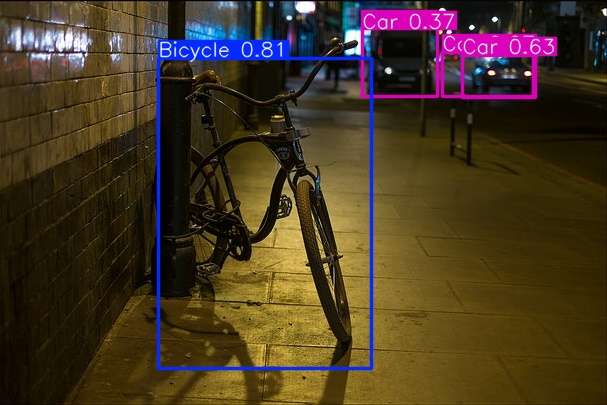
#> input picture ultralytics/datasets/exdark/images/77.8/2015_00060.jpg, 607 x 405 px
$ python irmask.py --infile ../../datasets/exdark/images/77.8/2015_00060.jpg
#> lines starting #> are read from the running program, lines starting #| are printed output that depends on the picture; after the words box and inside, x2 and y2 are one past the last pixel; in counts of white or black regions, pixels touching at a corner belong together


import os
import argparse
import numpy as np
import cv2
from skimage import filters, morphology, measure, img_as_float
from scipy import sparse
from scipy.sparse.linalg import cg, spsolve
import matplotlib.pyplot as plt


# ---------- 工具函数 ----------
def read_gray(path):
    """读取灰度图像"""
    img = cv2.imread(path, cv2.IMREAD_GRAYSCALE)
    if img is None:
        raise FileNotFoundError(path)
    return img.astype(np.float32)


def normalize01(x):
    """将数组归一化到 [0, 1] 区间"""
    x = x.astype(np.float64)
    return (x - x.min()) / (x.max() - x.min() + 1e-12)


def gaussian_smooth(img, ksz=7, sigma=0):
    """高斯平滑"""
    return cv2.GaussianBlur(img, (ksz, ksz), sigma)


# ---------- 高温点提取 (新功能) ----------
def find_all_hot_points(img, percentile=95):
    """
    根据百分位阈值找到所有高温点。

    参数:
    img: 灰度图像 (uint8 或 float)
    percentile: 用于二值化的阈值百分位 (例如, 95)

    返回:
    hot_mask: 一个二值掩码，其中所有高温点的值为1，其余为0。
    """
    # 归一化以便稳定使用百分位
    I = normalize01(img)
    thr = np.percentile(I, percentile)
    hot_mask = (I >= thr).astype(np.uint8)

    # 可选：使用形态学开运算去除小的噪声点
    hot_mask = morphology.opening(hot_mask, morphology.disk(1))

    return hot_mask


# ---------- 构建加权拉普拉斯矩阵 ----------
def build_weighted_laplacian_from_k(k):
    """根据扩散系数场 k(x) 构建加权拉普拉斯矩阵"""
    H, W = k.shape
    N = H * W
    inds = np.arange(N).reshape(H, W)
    rows = []
    cols = []
    vals = []
    # 连接右侧和下方的邻居，然后对称化
    for dy, dx in [(0, 1), (1, 0)]:
        if dx == 1:
            i1 = inds[:, :-1];
            i2 = inds[:, 1:]
            k1 = k[:, :-1];
            k2 = k[:, 1:]
        else:
            i1 = inds[:-1, :];
            i2 = inds[1:, :]
            k1 = k[:-1, :];
            k2 = k[1:, :]
        kij = 0.5 * (k1 + k2)
        i1f = i1.ravel();
        i2f = i2.ravel();
        kijf = kij.ravel()
        rows.extend(i1f.tolist());
        cols.extend(i2f.tolist());
        vals.extend((-kijf).tolist())
        rows.extend(i2f.tolist());
        cols.extend(i1f.tolist());
        vals.extend((-kijf).tolist())
    Wmat = sparse.coo_matrix((vals, (rows, cols)), shape=(N, N)).tocsr()
    diag = -Wmat.sum(axis=1).A1
    L = Wmat + sparse.diags(diag)
    return L


# ---------- PDE 稳态求解器 (已修改) ----------
def solve_steady_state(T, hot_mask, K=0.06, lam=1e-4, solver_tol=1e-6, use_cg=True):
    """
    求解热扩散方程的稳态解。

    参数:
    T: 原始灰度图像 (float)
    hot_mask: (H,W) 的二值掩码，表示热源位置

    返回:
    u: 归一化的结果掩码 (H,W)
    k: 扩散系数图 k(x)
    """
    Tn = normalize01(T)
    H, W = Tn.shape
    gx = filters.sobel_h(Tn)
    gy = filters.sobel_v(Tn)
    grad = np.hypot(gx, gy)
    gnorm = normalize01(grad)
    k = np.exp(- (gnorm / (K + 1e-12)) ** 2)  # Perona-Malik 风格扩散系数

    L = build_weighted_laplacian_from_k(k)
    N = H * W

    # 热源 b 现在是 hot_mask 中的所有点
    # 热源的强度可以与该点的原始温度成正比，以获得更自然的效果
    b = (hot_mask.ravel() * Tn.ravel()).astype(np.float64)
    b[b > 0] += 1e-9  # 确保热源不为零

    A = L + lam * sparse.identity(N)

    # 尝试使用共轭梯度法 (CG)，失败则回退到直接求解法
    try:
        if use_cg:
            u_flat, info = cg(A, b, tol=solver_tol, maxiter=2000)
            if info != 0:
                print("CG solver did not converge, falling back to direct solver.")
                u_flat = spsolve(A.tocsr(), b)
        else:
            u_flat = spsolve(A.tocsr(), b)
    except Exception as e:
        print(f"Solver failed with error: {e}. Falling back to direct solver.")
        u_flat = spsolve(A.tocsr(), b)

    u = u_flat.reshape(H, W)
    u = normalize01(u)
    return u, k


# ---------- 径向高斯基线 ----------
def radial_gaussian_mask(T, seed=None, sigma_pixels=None, temp_power=1.0):
    """生成一个径向高斯掩码作为对比基线"""
    Tn = normalize01(T)
    H, W = Tn.shape
    if seed is None:
        # 如果未提供种子，则使用图像中最亮的点
        idx = np.unravel_index(np.argmax(Tn), Tn.shape)
        y0, x0 = idx
    else:
        y0, x0 = seed
    if sigma_pixels is None:
        sigma_pixels = max(1.0, min(H, W) / 6.0)
    ys = np.arange(H)[:, None]
    xs = np.arange(W)[None, :]
    d2 = (ys - y0) ** 2 + (xs - x0) ** 2
    mask = np.exp(-d2 / (2.0 * (sigma_pixels ** 2)))
    if temp_power != 0:
        mask *= (Tn ** temp_power)
    mask = normalize01(mask)
    return mask


# ---------- 可视化辅助函数 ----------
def save_overlay_gray_with_colormap(gray, mask, outpath, alpha=0.6, cmap='jet'):
    """将掩码以彩色图谱叠加到灰度图上并保存"""
    bg = normalize01(gray)
    bg_rgb = np.stack([bg, bg, bg], axis=-1)
    cmap_m = plt.get_cmap(cmap)
    mask_rgba = cmap_m(mask)
    mask_rgb = mask_rgba[..., :3]
    overlay = (1 - alpha) * bg_rgb + alpha * mask_rgb
    overlay = (overlay * 255).astype(np.uint8)
    overlay_bgr = cv2.cvtColor(overlay, cv2.COLOR_RGB2BGR)
    cv2.imwrite(outpath, overlay_bgr)


# ---------- 主流程 (已修改) ----------
def main(args):
    img = read_gray(args.infile)
    if args.max_dim is not None:
        # 可选：调整图像大小以加快处理速度
        h, w = img.shape
#> h = 405; w = 607
        scale = min(args.max_dim / max(h, w), 1.0)
#> scale = 0.843
        if scale < 1.0:
            img = cv2.resize(img, (int(w * scale), int(h * scale)), interpolation=cv2.INTER_AREA)
#> img: shape (341, 512) float32

    # 预处理：高斯平滑
    img_s = gaussian_smooth(img, ksz=args.gauss_ksz, sigma=0)
#> in gaussian_smooth, `return cv2.GaussianBlur(img, (ksz, ksz), sigma)`:
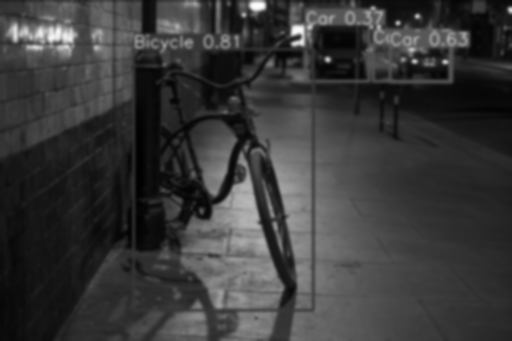
#> returned value: shape (341, 512) float32; min 1.06, max 252.7, mean 57.8

    # 1. 寻找所有高温点，生成一个二值掩码
    hot_mask = find_all_hot_points(img_s, percentile=args.percentile)
#> in find_all_hot_points, `thr = np.percentile(I, percentile)`: thr = 0.509
#> in find_all_hot_points, `hot_mask = (I >= thr).astype(np.uint8)`: hot_mask: shape (341, 512); values 0 (black) and 1 (white), 5% white; 69 white regions (29 under 20 px), largest, box (x1, y1, x2, y2) and area: (214, 172, 269, 256) 2265, (273, 157, 309, 232) 1417, (8, 23, 77, 56) 1097
#> in find_all_hot_points, `hot_mask = morphology.opening(hot_mask, morphology.disk(1))`:
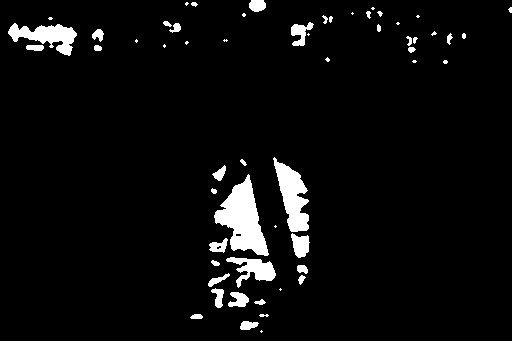
#> hot_mask: shape (341, 512); values 0 (black) and 1 (white), 4.7% white; 57 white regions (20 under 20 px), largest, box (x1, y1, x2, y2) and area: (214, 174, 269, 256) 2251, (273, 157, 309, 232) 1412, (8, 23, 77, 56) 1089
    num_hot_pixels = np.sum(hot_mask)
#> num_hot_pixels = 8254
    print(f"已找到 {num_hot_pixels} 个高温像素点作为热源。")
#| 已找到 8254 个高温像素点作为热源。

    if num_hot_pixels == 0:
        print("在当前百分位阈值下未找到高温点，请尝试降低 --percentile 的值。")
        return

    # 2. 以所有高温点为热源，求解PDE稳态解
    u, kmap = solve_steady_state(img_s, hot_mask, K=args.K, lam=args.lam, solver_tol=args.solver_tol,
                                 use_cg=not args.force_direct)
#> in solve_steady_state, `gy = filters.sobel_v(Tn)`:
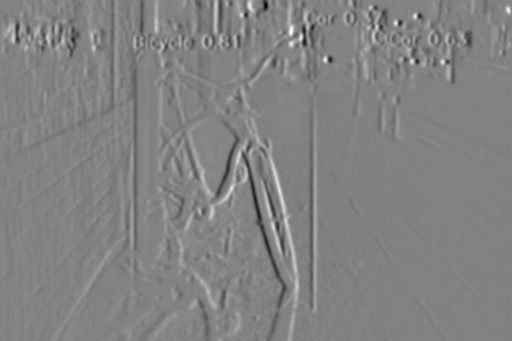
#> gy: shape (341, 512) float64; min -0.41, max 0.391, mean -1.33e-06; drawn with min black and max white
#> the loop in build_weighted_laplacian_from_k, `for dy, dx in [(0, 1), (1, 0)]:` made 2 passes
#> pass 2, in build_weighted_laplacian_from_k, `k1 = k[:-1, :];`:
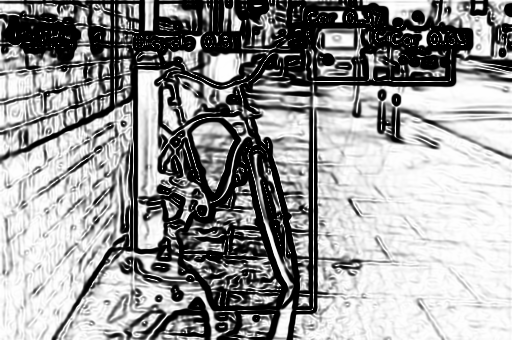
#> k1: shape (340, 512) float64; min 2.3e-121, max 1, mean 0.593
#> after the loop in build_weighted_laplacian_from_k, `for dy, dx in [(0, 1), (1, 0)]:`: cols = 696662 items

    os.makedirs(args.out_dir, exist_ok=True)

    # 保存扩散后的掩码
    mask_path = os.path.join(args.out_dir, "pde_diffusion_mask.png")
    cv2.imwrite(mask_path, (u * 255).astype(np.uint8))
    print(f"已将扩散掩码保存至: {mask_path}")

    # 保存叠加后的图像
    overlay_path = os.path.join(args.out_dir, "pde_diffusion_overlay.png")
    save_overlay_gray_with_colormap(img_s, u, overlay_path, alpha=args.alpha, cmap='jet')
    print(f"已将叠加图像保存至: {overlay_path}")

    # 生成并保存径向高斯基线作为对比
    # 使用图像中最亮的一个点作为高斯中心
    y0, x0 = np.unravel_index(np.argmax(img_s), img_s.shape)
#> y0 = 5; x0 = 258
    radial = radial_gaussian_mask(img_s, seed=(y0, x0), sigma_pixels=args.radial_sigma,
                                  temp_power=args.radial_temp_power)
#> in radial_gaussian_mask, `y0, x0 = seed`: y0 = 5; x0 = 258
#> in radial_gaussian_mask, `d2 = (ys - y0) ** 2 + (xs - x0) ** 2`:
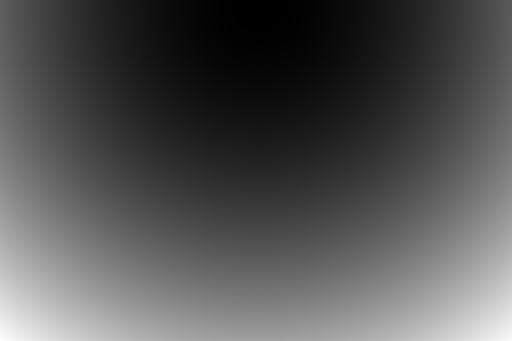
#> d2: shape (341, 512) int64; min 0, max 178789, mean 58766.5; drawn with min black and max white
    radial_path = os.path.join(args.out_dir, "radial_baseline_overlay.png")
    save_overlay_gray_with_colormap(img_s, radial, radial_path, alpha=args.alpha, cmap='jet')
#> call 2 of save_overlay_gray_with_colormap, with outpath = './out/radial_baseline_overlay.png', alpha = 0.6, cmap = 'jet'
#> in save_overlay_gray_with_colormap (call 2), `mask_rgba = cmap_m(mask)`:
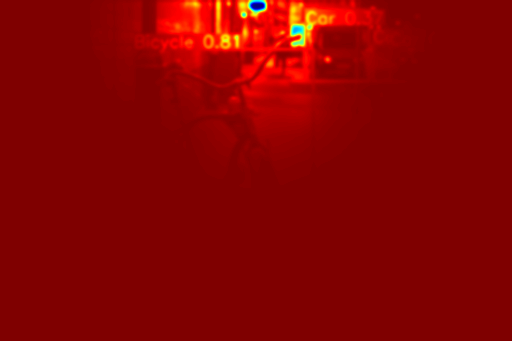
#> mask_rgba: shape (341, 512, 4) float64; mean of channels 0, 1, 2, 3 0.00165, 0.00985, 0.541, 1; drawn as B, G, R
#> in save_overlay_gray_with_colormap (call 2), `overlay = (1 - alpha) * bg_rgb + alpha * mask_rgb`:
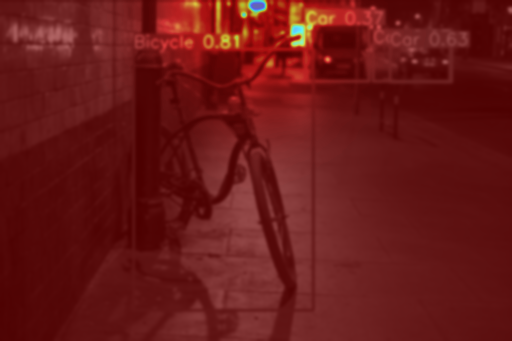
#> overlay: shape (341, 512, 3) float64; mean of channels 0, 1, 2 0.0911, 0.0961, 0.415; drawn as B, G, R
    print(f"已将径向基线图像保存至: {radial_path}")

    # 可选：保存扩散系数 k 图的可视化结果
    kvis = normalize01(kmap)
    cv2.imwrite(os.path.join(args.out_dir, "k_map.png"), (kvis * 255).astype(np.uint8))

    print("\n--- 使用建议 ---")
    print("如果掩码扩散范围太小，请尝试增大 --K 的值或降低 --percentile。")
    print("如果掩码扩散范围太大或“泄露”到背景，请尝试减小 --K 的值或提高 --percentile。")


if __name__ == "__main__":
    p = argparse.ArgumentParser(description="从红外图像生成热扩散掩码")
    p.add_argument("--infile", type=str, required=True, help="输入的灰度红外图像路径")
    p.add_argument("--out_dir", type=str, default="./out", help="输出结果的文件夹路径")
    p.add_argument("--percentile", type=float, default=95.0, help="用于确定高温点的亮度百分位阈值")
    p.add_argument("--K", type=float, default=0.06, help="Perona-Malik 扩散系数K (值越小，对边缘的阻挡效应越强)")
    p.add_argument("--lam", type=float, default=1e-4, help="正则化项 A = L + lam*I 的系数")
    p.add_argument("--solver_tol", type=float, default=1e-6, help="求解器的容忍度")
    p.add_argument("--gauss_ksz", type=int, default=7, help="预处理高斯平滑的核大小")
    p.add_argument("--alpha", type=float, default=0.6, help="叠加图像的透明度")
    p.add_argument("--max_dim", type=int, default=512, help="处理图像的最大尺寸 (若大于此值则会缩放)")
    p.add_argument("--radial_sigma", type=float, default=None, help="径向高斯基线的 sigma (像素)")
    p.add_argument("--radial_temp_power", type=float, default=1.0, help="径向高斯基线中温度项的幂")
    p.add_argument("--force_direct", action='store_true', help="强制使用直接求解器 (spsolve) 而不是共轭梯度法 (CG)")

    args = p.parse_args()
    main(args)

$ run again, on ultralytics/datasets/exdark/images/77.8/2015_00130.jpg
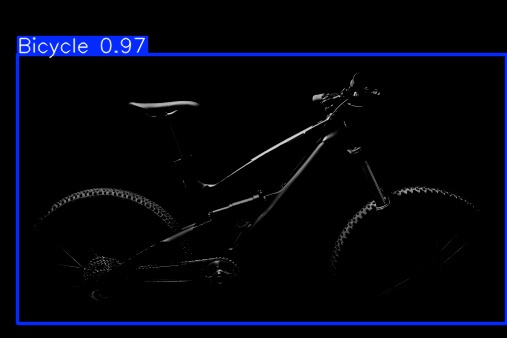
#> input picture ultralytics/datasets/exdark/images/77.8/2015_00130.jpg, 507 x 338 px
#> thr = 0.227
#> in find_all_hot_points, `hot_mask = morphology.opening(hot_mask, morphology.disk(1))`:
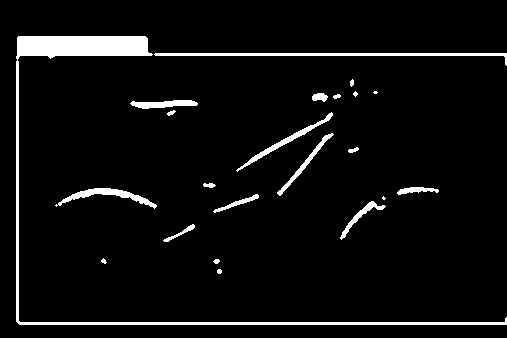
#> hot_mask: shape (338, 507); values 0 (black) and 1 (white), 5.3% white; 22 white regions (3 under 20 px), largest, box (x1, y1, x2, y2) and area: (16, 36, 507, 325) 4914, (154, 53, 507, 66) 1077, (55, 188, 157, 209) 595
#> num_hot_pixels = 9004
#| 已找到 9004 个高温像素点作为热源。
#> after the loop in build_weighted_laplacian_from_k, `for dy, dx in [(0, 1), (1, 0)]:`: cols = 683774 items
#> in main, `y0, x0 = np.unravel_index(np.argmax(img_s), img_s.shape)`: y0 = 50; x0 = 54
#> in radial_gaussian_mask, `y0, x0 = seed`: y0 = 50; x0 = 54
#> in save_overlay_gray_with_colormap (call 2), `overlay = (1 - alpha) * bg_rgb + alpha * mask_rgb`:
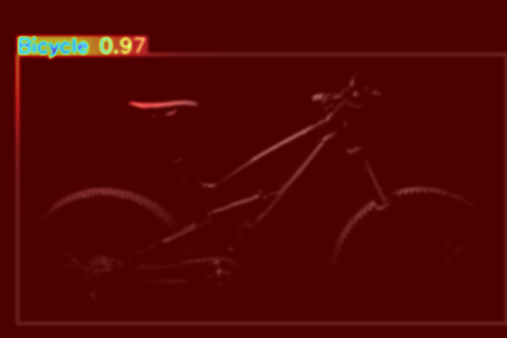
#> overlay: shape (338, 507, 3) float64; mean of channels 0, 1, 2 0.0143, 0.0181, 0.316; drawn as B, G, R

$ run again, on ultralytics/datasets/exdark/images/77.8/2015_00255.jpg
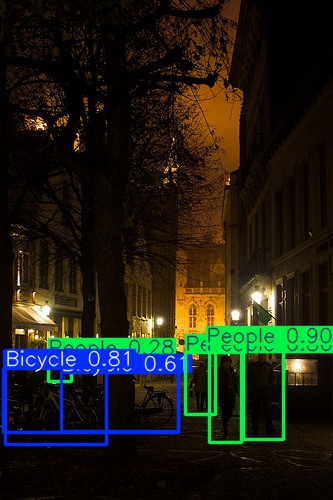
#> input picture ultralytics/datasets/exdark/images/77.8/2015_00255.jpg, 333 x 500 px
#> thr = 0.485
#> in find_all_hot_points, `hot_mask = morphology.opening(hot_mask, morphology.disk(1))`:
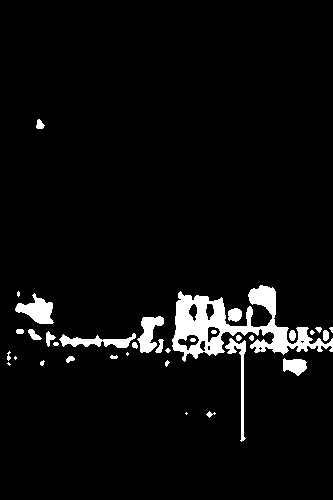
#> hot_mask: shape (500, 333); values 0 (black) and 1 (white), 4.7% white; 35 white regions (9 under 20 px), largest, box (x1, y1, x2, y2) and area: (172, 285, 333, 362) 4399, (15, 293, 54, 324) 635, (59, 333, 136, 348) 536
#> num_hot_pixels = 7890
#| 已找到 7890 个高温像素点作为热源。
#> after the loop in build_weighted_laplacian_from_k, `for dy, dx in [(0, 1), (1, 0)]:`: cols = 664334 items
#> in main, `y0, x0 = np.unravel_index(np.argmax(img_s), img_s.shape)`: y0 = 310; x0 = 46
#> in radial_gaussian_mask, `y0, x0 = seed`: y0 = 310; x0 = 46
#> in save_overlay_gray_with_colormap (call 2), `overlay = (1 - alpha) * bg_rgb + alpha * mask_rgb`:
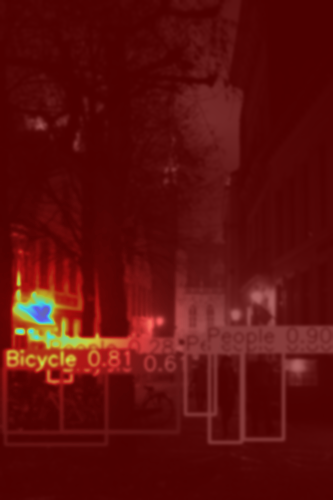
#> overlay: shape (500, 333, 3) float64; mean of channels 0, 1, 2 0.05, 0.0589, 0.371; drawn as B, G, R
